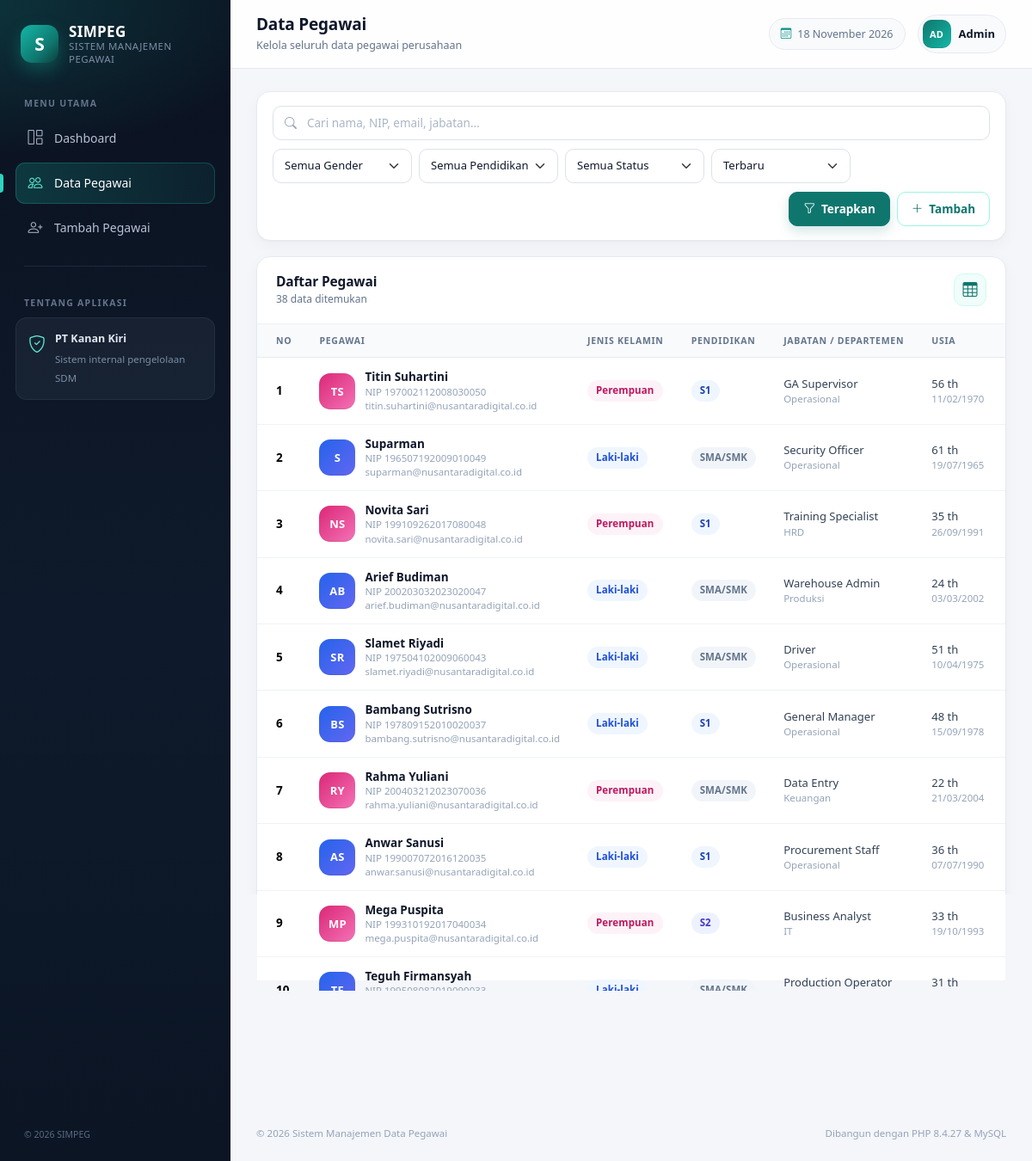
Screenshot of /public/employees/index.php with the database file from the repository.
### tables this page shows
CREATE TABLE IF NOT EXISTS `employees` (
    `id`                  INT UNSIGNED NOT NULL AUTO_INCREMENT,
    `nip`                 VARCHAR(20)  NOT NULL,
    `nama`                VARCHAR(100) NOT NULL,
    `jenis_kelamin`       ENUM('L', 'P') NOT NULL,
    `tanggal_lahir`       DATE NOT NULL,
    `pendidikan_terakhir` ENUM('SMA/SMK', 'D3', 'S1', 'S2', 'S3') NOT NULL,
    `jabatan`             VARCHAR(100) NOT NULL,
    `departemen`          VARCHAR(50)  NOT NULL,
    `email`               VARCHAR(100) NOT NULL,
    `telepon`             VARCHAR(20)  NOT NULL,
    `alamat`              VARCHAR(255) NULL,
    `tanggal_masuk`       DATE NOT NULL,
    `status`              ENUM('Aktif', 'Cuti', 'Nonaktif') NOT NULL DEFAULT 'Aktif',
    `created_at`          TIMESTAMP NOT NULL DEFAULT CURRENT_TIMESTAMP,
    `updated_at`          TIMESTAMP NOT NULL DEFAULT CURRENT_TIMESTAMP ON UPDATE CURRENT_TIMESTAMP,
    PRIMARY KEY (`id`),
    UNIQUE KEY `uq_employees_nip` (`nip`),
    UNIQUE KEY `uq_employees_email` (`email`),
    KEY `idx_employees_nama` (`nama`),
    KEY `idx_employees_gender` (`jenis_kelamin`),
    KEY `idx_employees_education` (`pendidikan_terakhir`),
    KEY `idx_employees_status` (`status`),
    KEY `idx_employees_masuk` (`tanggal_masuk`)
);

### src/helpers.php (called while the page is built, shortened)
<?php
function config(?string $path = null, mixed $default = null): mixed
{
    static $config = null;
    if ($config === null) {
        $config = require APP_ROOT . '/config/config.php';
    }
    $value = $config;
    foreach (explode('.', $path) as $segment) {
        $value = $value[$segment];
    }
    return $value;
}
function e(mixed $value): string
{
    return htmlspecialchars((string) $value, ENT_QUOTES, 'UTF-8');
}
function url(string $path = ''): string
{
    $path = ltrim($path, '/');
    return BASE_URL . '/' . $path;
}
function format_date_short(?string $date): string
{
    return date('d/m/Y', strtotime($date));
}
function valid_date(string $date): bool{
    $parsed = DateTime::createFromFormat('!Y-m-d', $date);
    return $parsed !== false && $parsed->format('Y-m-d') === $date;
}
function age_from_birthdate(?string $birthdate): ?int
{
    $birth = new DateTime($birthdate);
    $today = new DateTime('today');
    return $birth <= $today ? $birth->diff($today)->y : null;
}
function initial_from_name(string $name): string
{
    $parts = preg_split('/\s+/', trim($name)) ?: [];
    $initial = '';
    foreach ($parts as $part) {
        if ($part !== '') {
            $initial .= mb_strtoupper(mb_substr($part, 0, 1));
        }
        if (mb_strlen($initial) >= 2) {
            break;
        }
    }
    return $initial !== '' ? $initial : '?';
}
function gender_badge_class(string $gender): string
{
    return $gender === 'L' ? 'badge-soft-info' : 'badge-soft-pink';
}
function education_badge_class(string $education): string
{
    return match ($education) {
        'S3'      => 'badge-soft-purple',
        'S2'      => 'badge-soft-indigo',
        'S1'      => 'badge-soft-primary',
        'D3'      => 'badge-soft-teal',
        default   => 'badge-soft-secondary',
    };
}
function selected_if(mixed $actual, mixed $expected): string
{
    return (string) $actual === (string) $expected ? 'selected' : '';
}

### config/config.php (called while the page is built)
<?php
return [
    'app' => [
        'name'        => 'SIMPEG',
        'full_name'   => 'Sistem Manajemen Data Pegawai',
        'company'     => 'PT Kanan Kiri',
        'timezone'    => 'Asia/Jakarta',
        'per_page'    => 10,
        'debug'       => filter_var(getenv('APP_DEBUG') ?: 'true', FILTER_VALIDATE_BOOLEAN),
    ],
    'db' => [
        'host'    => getenv('DB_HOST') ?: '127.0.0.1',
        'port'    => getenv('DB_PORT') ?: '3306',
        'name'    => getenv('DB_NAME') ?: 'simpeg_ujikom',
        'user'    => getenv('DB_USER') ?: 'root',
        'pass'    => getenv('DB_PASS') ?: '',
        'charset' => 'utf8mb4',
    ],
];

### src/Database.php (called while the page is built, shortened)
<?php
final class Database
{
    private static ?PDO $connection = null;
    public static function connection(): PDO
    {
        $config = config('db');
        $dsn = sprintf(
            'mysql:host=%s;port=%s;dbname=%s;charset=%s',
            $config['host'],
            $config['port'],
            $config['name'],
            $config['charset']
        );
        try {
            self::$connection = new PDO($dsn, $config['user'], $config['pass'], [
                PDO::ATTR_ERRMODE            => PDO::ERRMODE_EXCEPTION,
                PDO::ATTR_DEFAULT_FETCH_MODE => PDO::FETCH_ASSOC,
                PDO::ATTR_EMULATE_PREPARES   => false,
            ]);
        } catch (PDOException $exception) {
            throw new RuntimeException(
                'Koneksi database gagal. Pastikan MySQL berjalan dan database "' . $config['name'] .
                '" sudah dibuat dengan menjalankan: php database/install.php. Detail: ' . $exception->getMessage(),
                0,
                $exception
            );
        }
        return self::$connection;
    }
}

### src/EmployeeRepository.php (called while the page is built, shortened)
<?php
final class EmployeeRepository
{
    public function paginate(array $filters, int $page, int $perPage): array
    {
        [$where, $params] = $this->buildFilter($filters);
        $whereSql = $where === [] ? '' : ' WHERE ' . implode(' AND ', $where);
        $countStatement = $this->pdo->prepare('SELECT COUNT(*) FROM employees' . $whereSql);
        $countStatement->execute();
        $total = (int) $countStatement->fetchColumn();
        $pages = max(1, (int) ceil($total / $perPage));
        $page  = max(1, min($page, $pages));
        $offset = ($page - 1) * $perPage;
        $sort = self::SORTS[$filters['sort'] ?? 'terbaru'] ?? self::SORTS['terbaru'];
        $sql = 'SELECT ' . self::SELECT_COLUMNS . ' FROM employees' . $whereSql
            . ' ORDER BY ' . $sort . ' LIMIT :limit OFFSET :offset';
        $statement = $this->pdo->prepare($sql);
        $statement->bindValue(':limit', $perPage, PDO::PARAM_INT);
        $statement->bindValue(':offset', $offset, PDO::PARAM_INT);
        $statement->execute();
        return [
            'items' => $statement->fetchAll(),
            'total' => $total,
            'page'  => $page,
            'pages' => $pages,
            'from'  => $total === 0 ? 0 : $offset + 1,
            'to'    => min($offset + $perPage, $total),
        ];
    }
    private function buildFilter(array $filters): array
    {
        $where  = [];
        $params = [];
        $keyword = trim((string) ($filters['q'] ?? ''));
        $gender = (string) ($filters['gender'] ?? '');
        $education = (string) ($filters['education'] ?? '');
        $status = (string) ($filters['status'] ?? '');
        return [$where, $params];
    }
}

### src/EmployeeOptions.php (called while the page is built, shortened)
<?php
final class EmployeeOptions
{
    public static function genderLabel(string $value): string
    {
        return self::GENDERS[$value] ?? $value;
    }
    public static function isGender(string $value): bool
    {
        return array_key_exists($value, self::GENDERS);
    }
    public static function isEducation(string $value): bool
    {
        return in_array($value, self::EDUCATIONS, true);
    }
    public static function isStatus(string $value): bool
    {
        return in_array($value, self::STATUSES, true);
    }
}

### public/employees/index.php (the view, shortened to what this page needs)
<?php
$repository = new EmployeeRepository(Database::connection());
$filters = [
    'q'         => trim((string) ($_GET['q'] ?? '')),
    'gender'    => (string) ($_GET['gender'] ?? ''),
    'education' => (string) ($_GET['education'] ?? ''),
    'status'    => (string) ($_GET['status'] ?? ''),
    'sort'      => (string) ($_GET['sort'] ?? 'terbaru'),
];
if (!EmployeeOptions::isGender($filters['gender'])) {
    $filters['gender'] = '';
}
if (!EmployeeOptions::isEducation($filters['education'])) {
    $filters['education'] = '';
}
if (!EmployeeOptions::isStatus($filters['status'])) {
    $filters['status'] = '';
}
$requestedPage = filter_input(INPUT_GET, 'page', FILTER_VALIDATE_INT);
$paginator = $repository->paginate($filters, $requestedPage === false || $requestedPage === null ? 1 : (int) $requestedPage, 10);
?>
<?php require dirname(__DIR__) . '/partials/header.php'; ?>
<article class="panel toolbar-panel">
    <form method="get" action="<?= e(url('employees/index.php')) ?>" class="filter-bar" role="search">
        <div class="filter-search">
            <input type="search" name="q" class="form-control" value="<?= e($filters['q']) ?>"
                   placeholder="Cari nama, NIP, email, jabatan..." aria-label="Cari pegawai">
        </div>
        <div class="filter-group">
            <select name="gender" class="form-select" aria-label="Filter jenis kelamin">
                <option value="">Semua Gender</option>
            </select>
            <select name="education" class="form-select" aria-label="Filter pendidikan">
                <option value="">Semua Pendidikan</option>
            </select>
            <select name="status" class="form-select" aria-label="Filter status">
                <option value="">Semua Status</option>
            </select>
            <select name="sort" class="form-select" aria-label="Urutkan data">
                <option value="terbaru" <?= selected_if($filters['sort'], 'terbaru') ?>>Terbaru</option>
            </select>
        </div>
        <div class="filter-actions">
            <button type="submit" class="btn btn-brand">
                <i class="bi bi-funnel"></i> Terapkan
            </button>
            <a href="<?= e(url('employees/create.php')) ?>" class="btn btn-outline-brand">
                <i class="bi bi-plus-lg"></i> Tambah
            </a>
        </div>
    </form>
</article>
<article class="panel panel-table">
    <header class="panel-head">
        <div>
            <h3>Daftar Pegawai</h3>
            <p>
                <?= number_format($paginator['total'], 0, ',', '.') ?> data ditemukan
            </p>
        </div>
        <span class="panel-icon"><i class="bi bi-table"></i></span>
    </header>
    <div class="table-responsive">
        <table class="table app-table align-middle mb-0">
            <thead>
                <tr>
                    <th scope="col" style="width: 72px;">No</th>
                    <th scope="col">Pegawai</th>
                    <th scope="col">Jenis Kelamin</th>
                    <th scope="col">Pendidikan</th>
                    <th scope="col">Jabatan / Departemen</th>
                    <th scope="col">Usia</th>
                    <th scope="col">Status</th>
                </tr>
            </thead>
            <tbody>
                <?php foreach ($paginator['items'] as $index => $employee): ?>
                    <?php $age = age_from_birthdate($employee['tanggal_lahir']); ?>
                    <tr>
                        <td class="text-muted-strong">
                            <?= (int) $paginator['from'] + $index ?>
                        </td>
                        <td>
                            <div class="person-cell">
                                <span class="avatar avatar-<?= $employee['jenis_kelamin'] === 'L' ? 'blue' : 'pink' ?>">
                                    <?= e(initial_from_name($employee['nama'])) ?>
                                </span>
                                <div>
                                    <a class="person-name"
                                       href="<?= e(url('employees/show.php?id=' . (int) $employee['id'])) ?>">
                                        <?= e($employee['nama']) ?>
                                    </a>
                                    <span class="person-sub">NIP <?= e($employee['nip']) ?></span>
                                    <span class="person-sub d-none d-md-block"><?= e($employee['email']) ?></span>
                                </div>
                            </div>
                        </td>
                        <td>
                            <span class="badge <?= e(gender_badge_class($employee['jenis_kelamin'])) ?>">
                                <?= e(EmployeeOptions::genderLabel($employee['jenis_kelamin'])) ?>
                            </span>
                        </td>
                        <td>
                            <span class="badge <?= e(education_badge_class($employee['pendidikan_terakhir'])) ?>">
                                <?= e($employee['pendidikan_terakhir']) ?>
                            </span>
                        </td>
                        <td>
                            <span class="cell-main"><?= e($employee['jabatan']) ?></span>
                            <span class="cell-sub"><?= e($employee['departemen']) ?></span>
                        </td>
                        <td>
                            <span class="cell-main"><?= $age === null ? '-' : (int) $age . ' th' ?></span>
                            <span class="cell-sub"><?= e(format_date_short($employee['tanggal_lahir'])) ?></span>
                        </td>
                        <td>
                        </td>
                    </tr>
                <?php endforeach; ?>
            </tbody>
        </table>
    </div>
    <?php require dirname(__DIR__) . '/partials/pagination.php'; ?>
</article>
<?php require dirname(__DIR__) . '/partials/footer.php'; ?>

### rows the page displays
employees: from "1", nama "TS", nama "Titin Suhartini", nip "197002112008030050", email "titin.suhartini@nusantaradigital.co.id", jenis_kelamin "Perempuan", pendidikan_terakhir "S1", jabatan "GA Supervisor", departemen "Operasional", tanggal_lahir "56", tanggal_lahir "11/02/1970"
employees: from "2", nama "S", nama "Suparman", nip "196507192009010049", email "suparman@nusantaradigital.co.id", jenis_kelamin "Laki-laki", pendidikan_terakhir "SMA/SMK", jabatan "Security Officer", departemen "Operasional", tanggal_lahir "61", tanggal_lahir "19/07/1965"
employees: from "3", nama "NS", nama "Novita Sari", nip "199109262017080048", email "novita.sari@nusantaradigital.co.id", jenis_kelamin "Perempuan", pendidikan_terakhir "S1", jabatan "Training Specialist", departemen "HRD", tanggal_lahir "35", tanggal_lahir "26/09/1991"
employees: from "4", nama "AB", nama "Arief Budiman", nip "200203032023020047", email "arief.budiman@nusantaradigital.co.id", jenis_kelamin "Laki-laki", pendidikan_terakhir "SMA/SMK", jabatan "Warehouse Admin", departemen "Produksi", tanggal_lahir "24", tanggal_lahir "03/03/2002"
employees: from "5", nama "SR", nama "Slamet Riyadi", nip "197504102009060043", email "slamet.riyadi@nusantaradigital.co.id", jenis_kelamin "Laki-laki", pendidikan_terakhir "SMA/SMK", jabatan "Driver", departemen "Operasional", tanggal_lahir "51", tanggal_lahir "10/04/1975"
employees: from "6", nama "BS", nama "Bambang Sutrisno", nip "197809152010020037", email "bambang.sutrisno@nusantaradigital.co.id", jenis_kelamin "Laki-laki", pendidikan_terakhir "S1", jabatan "General Manager", departemen "Operasional", tanggal_lahir "48", tanggal_lahir "15/09/1978"
employees: from "7", nama "RY", nama "Rahma Yuliani", nip "200403212023070036", email "rahma.yuliani@nusantaradigital.co.id", jenis_kelamin "Perempuan", pendidikan_terakhir "SMA/SMK", jabatan "Data Entry", departemen "Keuangan", tanggal_lahir "22", tanggal_lahir "21/03/2004"
employees: from "8", nama "AS", nama "Anwar Sanusi", nip "199007072016120035", email "anwar.sanusi@nusantaradigital.co.id", jenis_kelamin "Laki-laki", pendidikan_terakhir "S1", jabatan "Procurement Staff", departemen "Operasional", tanggal_lahir "36", tanggal_lahir "07/07/1990"
employees: from "9", nama "MP", nama "Mega Puspita", nip "199310192017040034", email "mega.puspita@nusantaradigital.co.id", jenis_kelamin "Perempuan", pendidikan_terakhir "S2", jabatan "Business Analyst", departemen "IT", tanggal_lahir "33", tanggal_lahir "19/10/1993"
employees: from "10", nama "TF", nama "Teguh Firmansyah", nip "199508082019090033", jenis_kelamin "Laki-laki", pendidikan_terakhir "SMA/SMK", jabatan "Production Operator", tanggal_lahir "31"

### other values shown
config('app.name') "SIMPEG"
$item['label'] "Dashboard"
$item['label'] "Data Pegawai"
$item['label'] "Tambah Pegawai"
config('app.company') "PT Kanan Kiri"
$pageTitle "Data Pegawai"
$pageSubtitle "Kelola seluruh data pegawai perusahaan"
$todayLabel "18 November 2026"
$paginator['total'] "38"
config('app.full_name') "Sistem Manajemen Data Pegawai"
PHP_VERSION "8.4.27"
